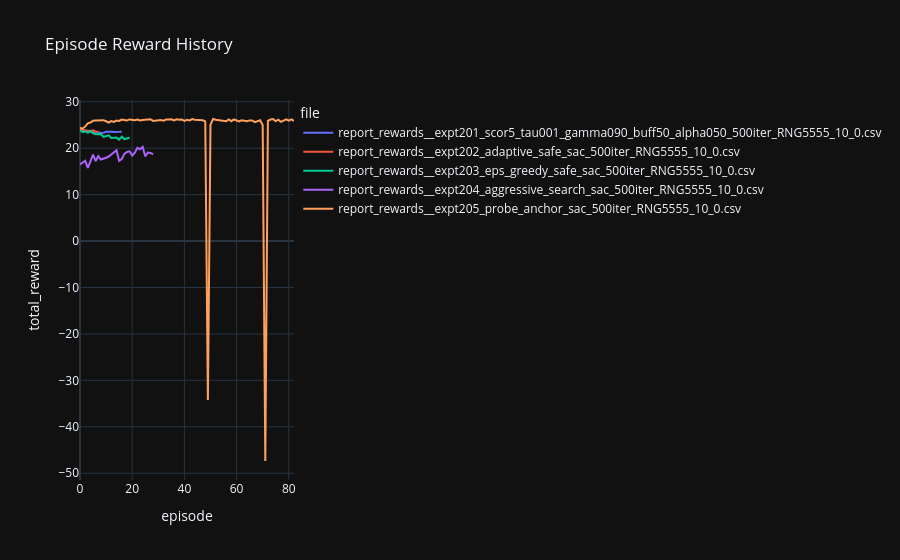

Notebook source saved alongside this figure:
### Markdown cell above
## 5. Visualize Results

### Code cell
from pathlib import Path
import pandas as pd
import plotly.express as px

report_dir = Path.cwd()
print(f'Looking for reward CSV files in: {report_dir}')
reward_csvs = sorted(report_dir.glob('report_rewards_*.csv'))

if reward_csvs:
    reward_df = pd.concat([pd.read_csv(csv_path).assign(file=csv_path.name) for csv_path in reward_csvs], ignore_index=True)
    fig = px.line(reward_df, x='episode', y='total_reward', color='file', title='Episode Reward History')
    fig.show()
else:
    print('No reward CSV files were found in the current directory.')

### Figure 1 — Plotly figure (JSON) as saved in the notebook; plotly's stock layout.template omitted (floating-point values rounded to 4 significant figures)
{"data": [{"hovertemplate": "file=report_rewards__expt201_scor5_tau001_gamma090_buff50_alpha050_500iter_RNG5555_10_0.csv<br>episode=%{x}<br>total_reward=%{y}<extra></extra>", "legendgroup": "report_rewards__expt201_scor5_tau001_gamma090_buff50_alpha050_500iter_RNG5555_10_0.csv", "line": {"color": "#636efa", "dash": "solid"}, "marker": {"symbol": "circle"}, "mode": "lines", "name": "report_rewards__expt201_scor5_tau001_gamma090_buff50_alpha050_500iter_RNG5555_10_0.csv", "orientation": "v", "showlegend": true, "x": [0, 1, 2, 3, 4, 5, 6, 7, 8, 9, 10, 11, 12, 13, 14, 15, 16], "xaxis": "x", "y": [23.68, 23.9, 23.7, 23.74, 23.77, 23.43, 23.49, 23.45, 23.28, 23.3, 23.52, 23.59, 23.53, 23.5, 23.45, 23.52, 23.55], "yaxis": "y", "type": "scatter"}, {"hovertemplate": "file=report_rewards__expt202_adaptive_safe_sac_500iter_RNG5555_10_0.csv<br>episode=%{x}<br>total_reward=%{y}<extra></extra>", "legendgroup": "report_rewards__expt202_adaptive_safe_sac_500iter_RNG5555_10_0.csv", "line": {"color": "#EF553B", "dash": "solid"}, "marker": {"symbol": "circle"}, "mode": "lines", "name": "report_rewards__expt202_adaptive_safe_sac_500iter_RNG5555_10_0.csv", "orientation": "v", "showlegend": true, "x": [0, 1, 2, 3, 4, 5, 6, 7], "xaxis": "x", "y": [24.05, 23.95, 23.89, 23.74, 23.66, 23.85, 23.56, 23.52], "yaxis": "y", "type": "scatter"}, {"hovertemplate": "file=report_rewards__expt203_eps_greedy_safe_sac_500iter_RNG5555_10_0.csv<br>episode=%{x}<br>total_reward=%{y}<extra></extra>", "legendgroup": "report_rewards__expt203_eps_greedy_safe_sac_500iter_RNG5555_10_0.csv", "line": {"color": "#00cc96", "dash": "solid"}, "marker": {"symbol": "circle"}, "mode": "lines", "name": "report_rewards__expt203_eps_greedy_safe_sac_500iter_RNG5555_10_0.csv", "orientation": "v", "showlegend": true, "x": [0, 1, 2, 3, 4, 5, 6, 7, 8, 9, 10, 11, 12, 13, 14, 15, 16, 17, 18, 19], "xaxis": "x", "y": [23.86, 23.48, 23.59, 23.34, 23.65, 23.2, 23.01, 23.1, 23.07, 22.43, 22.64, 22.78, 22.18, 22.19, 22.28, 21.84, 22.48, 21.97, 22.19, 22.27], "yaxis": "y", "type": "scatter"}, {"hovertemplate": "file=report_rewards__expt204_aggressive_search_sac_500iter_RNG5555_10_0.csv<br>episode=%{x}<br>total_reward=%{y}<extra></extra>", "legendgroup": "report_rewards__expt204_aggressive_search_sac_500iter_RNG5555_10_0.csv", "line": {"color": "#ab63fa", "dash": "solid"}, "marker": {"symbol": "circle"}, "mode": "lines", "name": "report_rewards__expt204_aggressive_search_sac_500iter_RNG5555_10_0.csv", "orientation": "v", "showlegend": true, "x": [0, 1, 2, 3, 4, 5, 6, 7, 8, 9, 10, 11, 12, 13, 14, 15, 16, 17, 18, 19, 20, 21, 22, 23, 24, 25, 26, 27, 28], "xaxis": "x", "y": [16.49, 16.85, 17.29, 15.77, 17.39, 18.61, 17.24, 18.29, 17.56, 17.68, 17.95, 18.21, 18.6, 19.06, 19.58, 17.29, 17.66, 18.77, 19.19, 19.33, 18.42, 19.04, 20.07, 19.79, 20.31, 18.25, 19.06, 18.98, 18.7], "yaxis": "y", "type": "scatter"}, {"hovertemplate": "file=report_rewards__expt205_probe_anchor_sac_500iter_RNG5555_10_0.csv<br>episode=%{x}<br>total_reward=%{y}<extra></extra>", "legendgroup": "report_rewards__expt205_probe_anchor_sac_500iter_RNG5555_10_0.csv", "line": {"color": "#FFA15A", "dash": "solid"}, "marker": {"symbol": "circle"}, "mode": "lines", "name": "report_rewards__expt205_probe_anchor_sac_500iter_RNG5555_10_0.csv", "orientation": "v", "showlegend": true, "x": [0, 1, 2, 3, 4, 5, 6, 7, 8, 9, 10, 11, 12, 13, 14, 15, 16, 17, 18, 19, 20, 21, 22, 23, 24, 25, 26, 27, 28, 29, 30, 31, 32, 33, 34, 35, 36, 37, 38, 39, 40, 41, 42, 43, 44, 45, 46, 47, 48, 49, 50, 51, 52, 53, 54, 55, 56, 57, 58, 59, 60, 61, 62, 63, 64, 65, 66, 67, 68, 69, 70, 71, 72, 73, 74, 75, 76, 77, 78, 79, 80, 81, 82], "xaxis": "x", "y": [24.39, 24.2, 24.7, 25.37, 25.52, 25.93, 25.98, 26.05, 26.05, 26.04, 25.8, 25.52, 25.83, 25.66, 25.95, 25.88, 26.17, 26.1, 26.0, 26.2, 26.14, 26.02, 26.15, 25.96, 26.09, 26.17, 26.14, 26.25, 25.87, 25.92, 25.89, 26.06, 25.94, 26.17, 26.16, 26.23, 25.97, 26.24, 26.11, 26.2, 25.9, 26.11, 25.97, 26.26, 26.11, 26.13, 26.12, 26.02, 25.76, -34.25, 25.06, 26.29, 26.12, 26.04, 25.89, 25.79, 25.79, 26.2, 25.82, 26.19, 26.01, 25.75, 26.03, 25.98, 25.8, 25.98, 25.96, 25.61, 25.81, 26.01, 24.98, -47.37, 25.9, 26.17, 26.26, 25.82, 26.14, 25.66, 25.95, 26.23, 25.93, 26.21, 25.86], "yaxis": "y", "type": "scatter"}], "layout": {"xaxis": {"anchor": "y", "domain": [0.0, 1.0], "title": {"text": "episode"}}, "yaxis": {"anchor": "x", "domain": [0.0, 1.0], "title": {"text": "total_reward"}}, "legend": {"title": {"text": "file"}, "tracegroupgap": 0}, "title": {"text": "Episode Reward History"}}}
